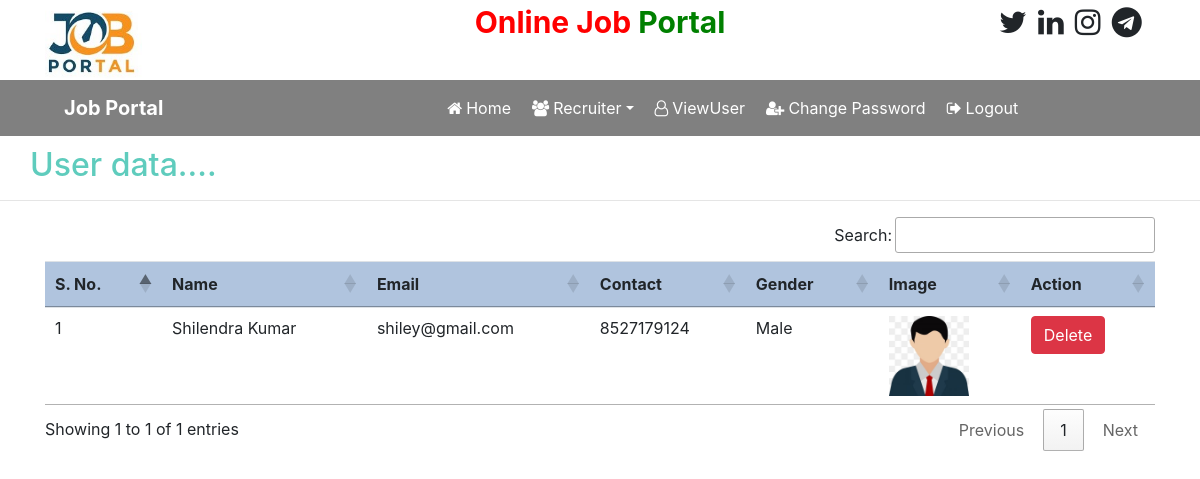
The app's page /view_uaer (signed in) with its own data.
### job/models.py (models this page shows, shortened)
class StudentUser(models.Model):
    user=models.ForeignKey(User, on_delete=models.CASCADE)
    mobile=models.CharField(max_length=15, null=True)
    image=models.FileField(null=True)
    gender=models.CharField(max_length=10, null=True)
    type=models.CharField(max_length=15, null=True)

### job/views.py (the view)
# urls.py: path('view_uaer', view_user, name='view_user'),
def view_user(request):
    if not request.user.is_authenticated:
        return redirect('admin_login')
    data=StudentUser.objects.all()
    context={'data':data}
    return render(request, 'view_user.html',context)

### job/templates/view_user.html
{% load static %}
{% block body %}
{% include 'admin_navigation.html' %}
<h2 style="color:rgb(95, 204, 189); margin-left: 30px; margin-top: 10px;">User  data....</h2>
<hr>
<div class="container">
    <table class="table table-hover" id="example">
        <thead>
            <tr style="background-color: lightsteelblue;">
                <th>S. No.</th>
                <th>Name</th>
                <th>Email</th>
                <th>Contact </th>
                <th>Gender</th>
                <th>Image</th>
                <th>Action</th>
            </tr>
        </thead>
        <tbody>
            {% for i in data %}
            <tr>
                <td>{{forloop.counter}}  </td>
                <td>{{i.user.first_name}} {{i.user.last_name}}</td>
                <td>{{i.user.username}}</td>
                <td>{{i.mobile}}</td>
                <td>{{i.gender}}</td>
                <td><img src="{{i.image.url}}" style="width: 80px; height: 80px;" ></td>
                <td><a href="{% url 'delete_user' i.user.id %}" class="btn btn-danger" onclick="return confirm('Are you sure?')">Delete</a></td>
            </tr>
            {% endfor %}
        </tbody>
    </table>
</div>
{% endblock %}

### records on screen
StudentUser: user.first_name "Shilendra", user.last_name "Kumar", user.username "shiley@gmail.com", mobile "8527179124", gender "Male", image (picture)
